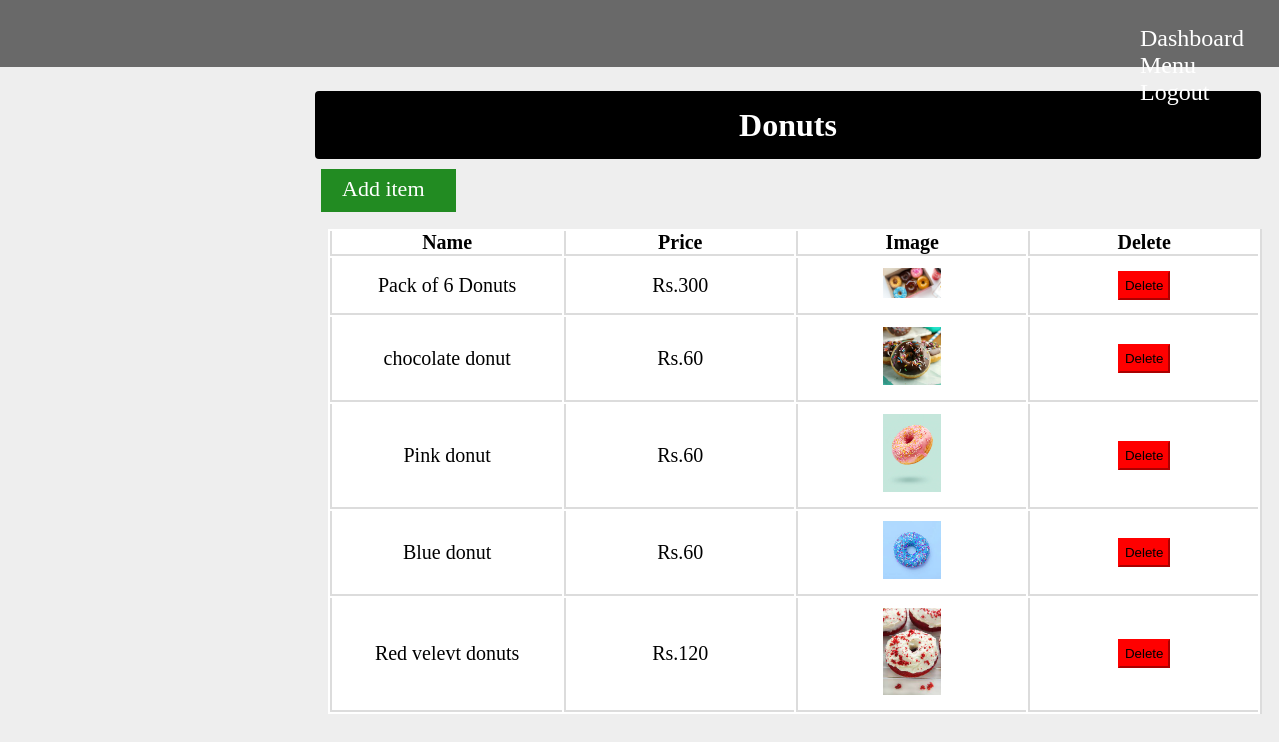
The page /admin/view-donuts.php (signed in) on the database its author committed.
### tables this page shows
CREATE TABLE `donuts` (
  `id` int(30) NOT NULL,
  `name` varchar(30) NOT NULL,
  `price` int(30) NOT NULL,
  `photopath` longblob NOT NULL
);

### admin/view-donuts.php (the view, shortened to what this page needs)
<?php
include("admin_page.php");
?>
<!DOCTYPE html>
<html lang="en">
<head>
    <link rel="stylesheet" href="dashboard.css">
    <link rel="stylesheet" href="view-cake.css">
</head>
<body>
    <div class="container">
        <div class="row">
            <h1>Donuts</h1>
        </div>
        <div class="add">
        <a href="add-donuts.php">Add item</a>
        </div>
        <div class="tab">
            <table>
                <thead>
                    <tr>
                        <th>Name</th>
                        <th>Price</th>
                        <th>Image</th>
                        <th>Delete</th>
                    </tr>
                </thead>
                <tbody>
                    <?php
                    $query = "SELECT * FROM donuts";
                    $query_run = mysqli_query($conn, $query);
                    if (mysqli_num_rows($query_run) > 0) {
                        foreach ($query_run as $row) {
                    ?>
                            <tr class="data">
                                <td><?= $row['name']; ?></td>
                                <td>Rs.<?= $row['price']; ?></td>
                                <td><?php echo '<img src=" '.($row['photopath']).'" alt="picture">';?>
                                 </td>
                                <td>
                                    <form action="add-delete-donuts.php" method="POST">
                                    <button type="submit" name="donuts_delete" value="<?=$row['id'];?>" class="btn">Delete
                                    </button>
                                    </form>
                                </td>
                            </tr>
                        <?php
                        }
                    } else {
                        ?>
                        <tr>
                            <td colspan="7">No Record Found</td>
                        </tr>
                    <?php
                    }
                    ?>
                </tbody>
            </table>
        </div>
    </div>
</body>
</html>

### admin/admin_page.css (style rules this page uses)
* { margin: 0; padding: 0; }
body { background-color: #eeeeee; }

### admin/dashboard.css (style rules this page uses)
* { margin: 0; padding: 0; }
body { background-color: #eeeeee; }
.container { height: 530px; }

### admin/view-cake.css (style rules this page uses)
.row { border: 2px solid black; background-color: black; color: white; text-align: center; margin-top: 24px; width: 934px; margin-left: 315px; height: 56px; border-radius: 4px; padding: 4px; }
.row h1 { padding: 10px; }
.add { width: 114px; height: 36px; padding-top: 7px; padding-left: 21px; background-color: forestgreen; margin-left: 321px; margin-top: 10px; margin-bottom: 16px; }
.add a { font-size: 22px; color: white; }
table { color: black; text-align: center; margin-top: 17px; width: 934px; margin-left: 328px; height: 56px; font-size: 20px; border-right: 2px solid gainsboro; background-color: white; }
table th { border-top: none; border-left: 2px solid gainsboro; border-bottom: 2px solid gainsboro; width: 250px; }
.data td { border-top: none; border-bottom: 2px solid gainsboro; padding: 10px 0px 10px 0px; }
td img { width: 58px; }
td { border-left: 2px solid gainsboro; border-top: none; border-bottom: 2px solid gainsboro; padding: 10px 0px 10px 0px; text-align: center; }
body a { text-decoration: none; }
.btn { padding: 5px; border-color: red; }
button { background-color: red; }

### rows shown on the page
donuts: name "Pack of 6 Donuts", price "300", photopath (picture), $row['id'] 8 (drawn)
donuts: name "chocolate donut", price "60", photopath (picture), $row['id'] 9 (drawn)
donuts: name "Pink donut", price "60", photopath (picture), $row['id'] 10 (drawn)
donuts: name "Blue donut", price "60", photopath (picture), $row['id'] 11 (drawn)
donuts: name "Red velevt donuts", price "120", photopath (picture), $row['id'] 12 (drawn)
